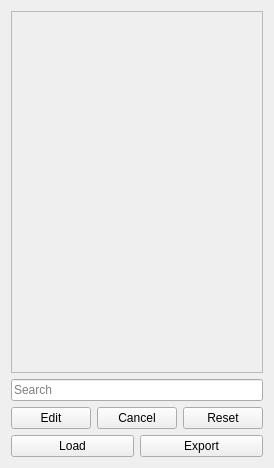
<?xml version="1.0" encoding="UTF-8"?>
<ui version="4.0">
 <class>EditUIWindow</class>
 <widget class="QWidget" name="EditUIWindow">
  <property name="geometry">
   <rect>
    <x>0</x>
    <y>0</y>
    <width>272</width>
    <height>468</height>
   </rect>
  </property>
  <property name="windowTitle">
   <string>Edit UI</string>
  </property>
  <layout class="QVBoxLayout" name="verticalLayout_2">
   <item>
    <widget class="QScrollArea" name="scrollArea">
     <property name="widgetResizable">
      <bool>true</bool>
     </property>
     <widget class="QWidget" name="scrollAreaWidgetContents">
      <property name="geometry">
       <rect>
        <x>0</x>
        <y>0</y>
        <width>252</width>
        <height>354</height>
       </rect>
      </property>
      <layout class="QVBoxLayout" name="verticalLayout"/>
     </widget>
    </widget>
   </item>
   <item>
    <widget class="QLineEdit" name="searchEdit">
     <property name="placeholderText">
      <string>Search</string>
     </property>
    </widget>
   </item>
   <item>
    <layout class="QHBoxLayout" name="horizontalLayout">
     <item>
      <widget class="QPushButton" name="editSaveButton">
       <property name="text">
        <string>Edit</string>
       </property>
      </widget>
     </item>
     <item>
      <widget class="QPushButton" name="CancelButton">
       <property name="text">
        <string>Cancel</string>
       </property>
      </widget>
     </item>
     <item>
      <widget class="QPushButton" name="ResetButton">
       <property name="text">
        <string>Reset</string>
       </property>
      </widget>
     </item>
    </layout>
   </item>
   <item>
    <layout class="QHBoxLayout" name="horizontalLayout_2">
     <item>
      <widget class="QPushButton" name="loadButton">
       <property name="text">
        <string>Load</string>
       </property>
      </widget>
     </item>
     <item>
      <widget class="QPushButton" name="ExportButton">
       <property name="text">
        <string>Export</string>
       </property>
      </widget>
     </item>
    </layout>
   </item>
  </layout>
 </widget>
 <resources/>
 <connections/>
</ui>
